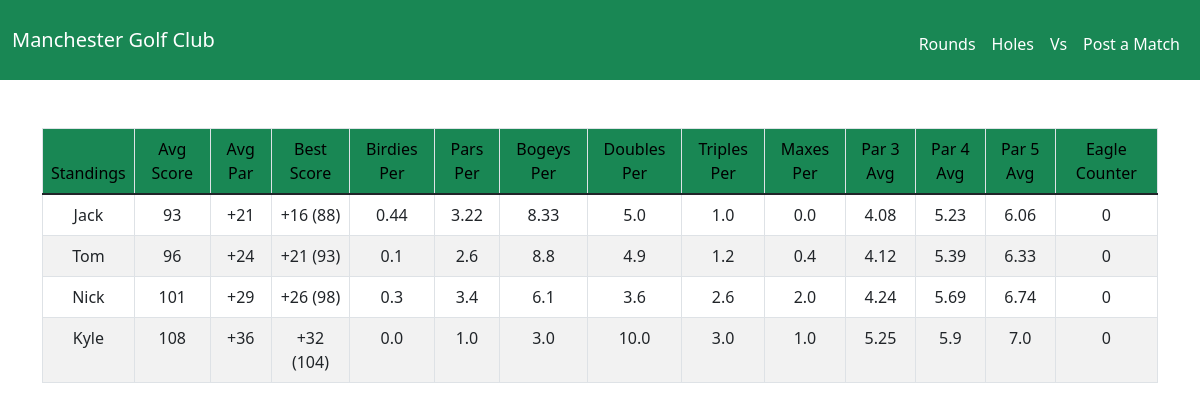
The page / on the database its author committed.
### tables this page shows
CREATE TABLE golfers (id INTEGER PRIMARY KEY AUTOINCREMENT NOT NULL, name TEXT NOT NULL);

### app.py (the view)
@app.route("/")
def homepage():
    all_golfer_stats = []
    golfers = get_golfers()
    for golfer in golfers:
        golfer_name = golfer['golfer_name']
        golfers_rounds = get_rounds(golfer_name)
        if len(golfers_rounds) >= 1:
            stats = get_stats(golfers_rounds, golfer_name)
            all_golfer_stats.append(stats)
    def sorter(e): return e[1]
    all_golfer_stats.sort(key=sorter)
    return render_template("homepage.html", all_golfer_stats=all_golfer_stats)

### golf.py (called while the page is built)
def par_shift(score:int) -> str:
    if score == 0:
        return ("E")
    elif score > 0:
        score = round(score)
        return ("+{}".format(score))
    else:
        return str(score)

def par_shift_reverse(score:str) -> int:
    if score == "E":
        return 0
    elif score[0] == "+":
        return int(score[1:])
    else:
        return int(score)

def get_golfers() -> list:
    golfers = []
    golfer_query = cur.execute("SELECT name FROM golfers ORDER BY name")
    golfer_query = golfer_query.fetchall()
    for golfer in golfer_query:
        golfers.append({"golfer_name": golfer[0]})
    return golfers

def get_rounds(golfer:str) -> list:
    rounds = []
    id_query = cur.execute("SELECT id FROM golfers WHERE name = (?)", (golfer,))
    id_query = id_query.fetchone()[0]
    round_query = cur.execute("SELECT * FROM rounds WHERE golfer_id = (?) ORDER BY date DESC", (id_query,))
    rounds = round_query.fetchall()
    return rounds

def get_holes(course:tuple) -> list:
    hole_query = cur.execute("SELECT * FROM holes WHERE course_id = (?) ORDER BY hole_number", (course[2],))
    holes = hole_query.fetchall()
    return holes

def get_strokes(match:tuple, golfer:str) -> list:
    strokes = []
    for i in range(18):
        strokes.append(match[i + 4])
    strokes.append(round(sum(strokes), 1))
    strokes.insert(9, round(sum(strokes[:9]), 1))
    strokes.insert(19, round(sum(strokes[10:19]), 1))
    strokes.insert(0, golfer)
    return strokes

def get_pars(holes:list) -> list:
    pars = []
    for i in range(18):
        pars.append(holes[i][3])
    pars.insert(9, sum(pars[:9]))
    pars.append(sum(pars[10:19]))
    pars.append(pars[9])
    return pars

def count_mades(strokes:list, pars:list) -> list:
    made_counter = [0, 0, 0, 0, 0, 0, 0, 0] # How many albatrosses - maxes made in that order
    strokes = strokes[1:10] + strokes[11:20]
    pars = pars[:9] + pars[10:19]
    for par, stroke in enumerate(strokes):
        if stroke - pars[par] == -3: made_counter[0] += 1
        if stroke - pars[par] == -2: made_counter[1] += 1
        if stroke - pars[par] == -1: made_counter[2] += 1
        if stroke - pars[par] == 0: made_counter[3] += 1
        if stroke - pars[par] == 1: made_counter[4] += 1
        if stroke - pars[par] == 2: made_counter[5] += 1
        if stroke - pars[par] == 3: made_counter[6] += 1
        if stroke - pars[par] == 4: made_counter[7] += 1
    return made_counter

### templates/homepage.html (shortened to what this page needs)
{% extends "layout.html" %}
{% block main %}
<div id="content" class="container-sm">
    <table id="myTable" class="table table-bordered table-hover standings">
        <thead class="success">
            <tr style="color:black;background-color:#198754;font-weight:500">
                <td>Standings</td>
                <td onclick="sortTable(0)">Avg Score</td>
                <td>Avg Par</td>
                <td>Best Score</td>
                <td onclick="sortTable(0)">Birdies Per</td>
                <td onclick="sortTable(0)">Pars Per</td>
                <td onclick="sortTable(0)">Bogeys Per</td>
                <td onclick="sortTable(0)">Doubles Per</td>
                <td onclick="sortTable(0)">Triples Per</td>
                <td onclick="sortTable(0)">Maxes Per</td>
                <td onclick="sortTable(0)">Par 3 Avg</td>
                <td onclick="sortTable(0)">Par 4 Avg</td>
                <td onclick="sortTable(0)">Par 5 Avg</td>
                <td onclick="sortTable(0)">Eagle Counter</td>
            </tr>
        </thead>
        {% for golfer in all_golfer_stats %}
            <tr style='cursor: pointer; cursor: hand;' onclick="window.location='/rounds/{{golfer[0]}}';">
            {% for stat in golfer %}
                <td>{{ stat }}</td>
            {% endfor %}
            </tr>
        {% endfor %}
    </table>
</div>
{% endblock %}

### templates/layout.html (shortened to what this page needs)
<!DOCTYPE html>
<html lang="en">
    <head>
        <link href="https://cdn.jsdelivr.net/npm/bootstrap@5.1.3/dist/css/bootstrap.min.css" rel="stylesheet"
>
        <link href="/static/styles.css" rel="stylesheet">
    </head>
    <body>
        <nav class="navbar navbar-expand-lg navbar-light" id="nav">
            <div class="container-fluid">
                <a class="navbar-brand" href="/">Manchester Golf Club</a>
                <div>
                    <ul class="navbar-nav me-auto mt-2">
                        <li class="nav-item"><a class="nav-link" href="/rounds">Rounds</a></li>
                        <li class="nav-item"><a class="nav-link" href="/holes">Holes</a></li>
                        <li class="nav-item"><a class="nav-link" href="/vs">Vs</a></li>
                        <li class="nav-item"><a class="nav-link" href="/post">Post a Match</a></li>
                    </ul>
                </div>
            </div>
        </nav>
        <main class="container-fluid py-5 text-center">
            {% block main %}{% endblock %}
        </main>
    </body>
</html>

### static/styles.css (style rules this page uses)
body { background-color: white; }
nav { background-color:#198754; height: 80px; }
#nav a { color: white; }
.standings tr:nth-of-type(even) { background-color: #f2f2f2; }

### rows shown on the page
golfers: name "Jack", golfer "93" "+21" "+16 (88)" "0.44" "3.22" "8.33" "5.0" "1.0" "0.0" "4.08" "5.23" "6.06" "0"
golfers: name "Tom", golfer "96" "+24" "+21 (93)" "0.1" "2.6" "8.8" "4.9" "1.2" "0.4" "4.12" "5.39" "6.33" "0"
golfers: name "Nick", golfer "101" "+29" "+26 (98)" "0.3" "3.4" "6.1" "3.6" "2.6" "2.0" "4.24" "5.69" "6.74" "0"
golfers: name "Kyle", golfer "108" "+36" "+32 (104)" "0.0" "1.0" "3.0" "10.0" "3.0" "1.0" "5.25" "5.9" "7.0" "0"
